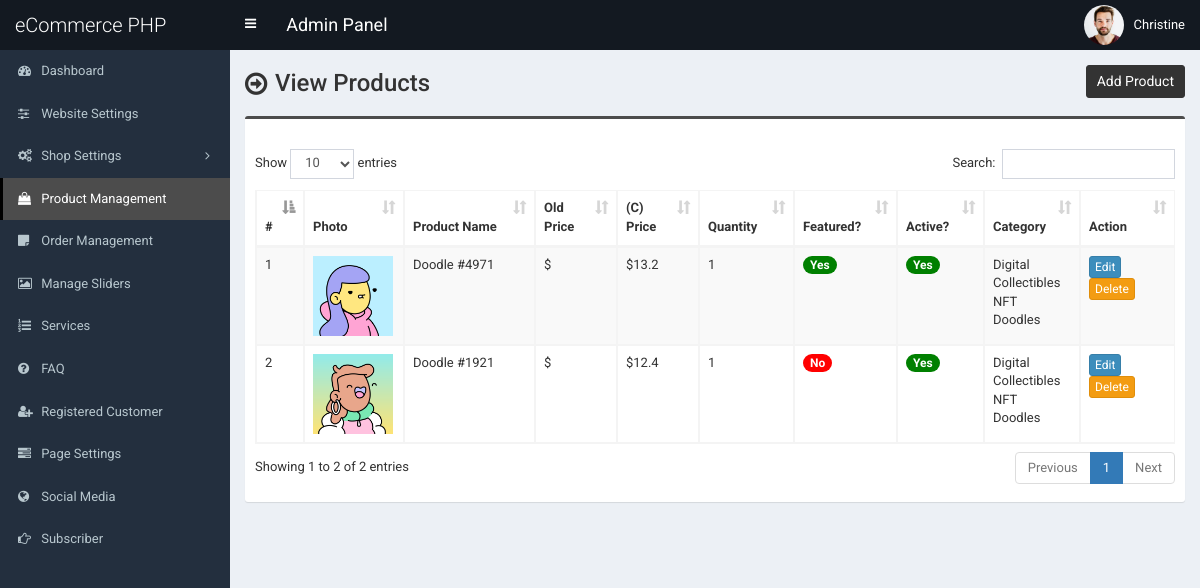
Screenshot of /admin/product.php (signed in) with the database file from the repository.
### tables this page shows
CREATE TABLE `tbl_product` (
  `p_id` int(11) NOT NULL,
  `p_name` varchar(255) NOT NULL,
  `p_old_price` varchar(10) NOT NULL,
  `p_current_price` varchar(10) NOT NULL,
  `p_qty` int(10) NOT NULL,
  `p_featured_photo` varchar(255) NOT NULL,
  `p_description` text NOT NULL,
  `p_short_description` text NOT NULL,
  `p_feature` text NOT NULL,
  `p_condition` text NOT NULL,
  `p_return_policy` text NOT NULL,
  `p_total_view` int(11) NOT NULL,
  `p_is_featured` int(1) NOT NULL,
  `p_is_active` int(1) NOT NULL,
  `ecat_id` int(11) NOT NULL
);

CREATE TABLE `tbl_top_category` (
  `tcat_id` int(11) NOT NULL,
  `tcat_name` varchar(255) NOT NULL,
  `show_on_menu` int(1) NOT NULL
);

CREATE TABLE `tbl_mid_category` (
  `mcat_id` int(11) NOT NULL,
  `mcat_name` varchar(255) NOT NULL,
  `tcat_id` int(11) NOT NULL
);

CREATE TABLE `tbl_end_category` (
  `ecat_id` int(11) NOT NULL,
  `ecat_name` varchar(255) NOT NULL,
  `mcat_id` int(11) NOT NULL
);

### admin/product.php (the view, shortened to what this page needs)
<?php require_once('header.php'); ?>
<section class="content-header">
	<div class="content-header-left">
		<h1>View Products</h1>
	</div>
	<div class="content-header-right">
		<a href="product-add.php" class="btn btn-primary btn-sm">Add Product</a>
	</div>
</section>
<section class="content">
	<div class="row">
		<div class="col-md-12">
			<div class="box box-info">
				<div class="box-body table-responsive">
					<table id="example1" class="table table-bordered table-hover table-striped">
						<thead class="thead-dark">
							<tr>
								<th width="10">#</th>
								<th>Photo</th>
								<th width="160">Product Name</th>
								<th width="60">Old Price</th>
								<th width="60">(C) Price</th>
								<th width="60">Quantity</th>
								<th>Featured?</th>
								<th>Active?</th>
								<th>Category</th>
								<th width="80">Action</th>
							</tr>
						</thead>
						<tbody>
							<?php
							$i = 0;
							$statement = $pdo->prepare("SELECT
														t1.p_id,
														t1.p_name,
														t1.p_old_price,
														t1.p_current_price,
														t1.p_qty,
														t1.p_featured_photo,
														t1.p_is_featured,
														t1.p_is_active,
														t1.ecat_id,
														t2.ecat_id,
														t2.ecat_name,
														t3.mcat_id,
														t3.mcat_name,
														t4.tcat_id,
														t4.tcat_name
							                           	FROM tbl_product t1
							                           	JOIN tbl_end_category t2
							                           	ON t1.ecat_id = t2.ecat_id
							                           	JOIN tbl_mid_category t3
							                           	ON t2.mcat_id = t3.mcat_id
							                           	JOIN tbl_top_category t4
							                           	ON t3.tcat_id = t4.tcat_id
							                           	ORDER BY t1.p_id DESC
							                           	");
							$statement->execute();
							$result = $statement->fetchAll(PDO::FETCH_ASSOC);
							foreach ($result as $row) {
								$i++;
							?>
								<tr>
									<td><?php echo $i; ?></td>
									<td style="width:82px;"><img src="../assets/uploads/<?php echo $row['p_featured_photo']; ?>" alt="<?php echo $row['p_name']; ?>" style="width:80px;"></td>
									<td><?php echo $row['p_name']; ?></td>
									<td>$<?php echo $row['p_old_price']; ?></td>
									<td>$<?php echo $row['p_current_price']; ?></td>
									<td><?php echo $row['p_qty']; ?></td>
									<td>
										<?php if ($row['p_is_featured'] == 1) {
											echo '<span class="badge badge-success" style="background-color:green;">Yes</span>';
										} else {
											echo '<span class="badge badge-success" style="background-color:red;">No</span>';
										} ?>
									</td>
									<td>
										<?php if ($row['p_is_active'] == 1) {
											echo '<span class="badge badge-success" style="background-color:green;">Yes</span>';
										} else {
											echo '<span class="badge badge-danger" style="background-color:red;">No</span>';
										} ?>
									</td>
									<td><?php echo $row['tcat_name']; ?><br><?php echo $row['mcat_name']; ?><br><?php echo $row['ecat_name']; ?></td>
									<td>
										<a href="product-edit.php?id=<?php echo $row['p_id']; ?>" class="btn btn-primary btn-xs">Edit</a>
										<a href="#" class="btn btn-warning btn-xs" data-href="product-delete.php?id=<?php echo $row['p_id']; ?>" data-toggle="modal" data-target="#confirm-delete">Delete</a>
									</td>
								</tr>
							<?php
							}
							?>
						</tbody>
					</table>
				</div>
			</div>
		</div>
	</div>
</section>
<?php require_once('footer.php'); ?>

### admin/style.css (style rules this page uses)
body { font-size: 13px; font-family: "Roboto", sans-serif; }
.content-header > h1, .content-header .content-header-left h1 { font-family: "Roboto", sans-serif; }
.box-info { padding-top: 20px; }
.content-header { overflow: hidden; }
.content-header .content-header-left { float: left; padding-top: 5px; }
.content-header .content-header-right { float: right; }
.content-header .content-header-left h1 { margin-top: 0; margin-bottom: 0; padding-left: 30px; padding-bottom: 5px; font-size: 24px; position: relative; }
.content-header .content-header-left h1:before { position: absolute; top: 0; left: 0; font-family: "FontAwesome", sans-serif; font-size: 26px; content: "\f18e"; }
.content-header .content-header-right a { position: relative; font-size: 14px; }
.box.box-info { border-top-color: #4c4c4c; }
.content-header .content-header-right a { background-color: #333333; border-color: #333333; }

### rows the page displays
tbl_product: p_featured_photo (picture), p_name "Doodle #4971", p_current_price "13.2", p_qty "1", p_is_featured "Yes", p_is_active "Yes", tbl_top_category.tcat_name "Digital Collectibles", tbl_mid_category.mcat_name "NFT", ecat.ecat_name "Doodles"
tbl_product: p_featured_photo (picture), p_name "Doodle #1921", p_current_price "12.4", p_qty "1", p_is_featured "No", p_is_active "Yes", tbl_top_category.tcat_name "Digital Collectibles", tbl_mid_category.mcat_name "NFT", ecat.ecat_name "Doodles"

### other values shown
$_SESSION['user']['full_name'] "Christine"
